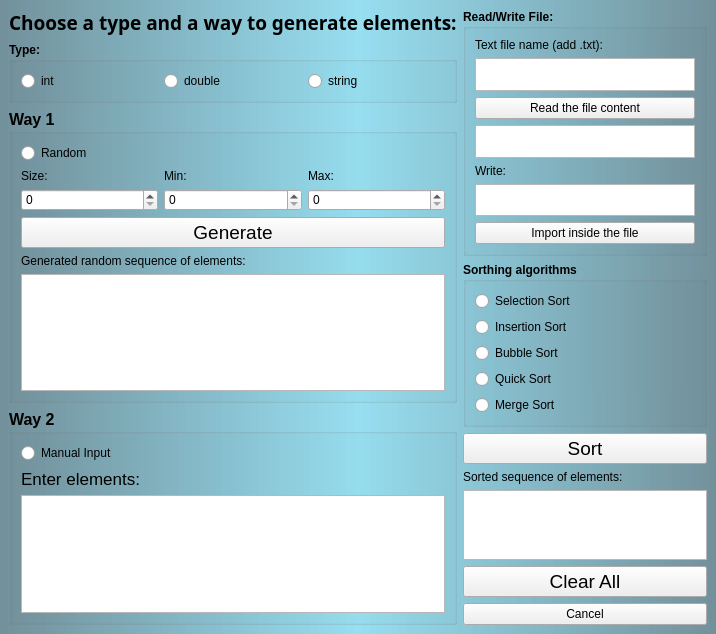
<?xml version="1.0" encoding="UTF-8"?>
<ui version="4.0">
 <class>SortingAlgorithms</class>
 <widget class="QMainWindow" name="SortingAlgorithms">
  <property name="enabled">
   <bool>true</bool>
  </property>
  <property name="geometry">
   <rect>
    <x>0</x>
    <y>0</y>
    <width>716</width>
    <height>634</height>
   </rect>
  </property>
  <property name="minimumSize">
   <size>
    <width>716</width>
    <height>629</height>
   </size>
  </property>
  <property name="mouseTracking">
   <bool>false</bool>
  </property>
  <property name="windowTitle">
   <string>SortingAlgorithms</string>
  </property>
  <property name="styleSheet">
   <string notr="true">QMainWindow{
background-color: qlineargradient(spread:reflect, x1:0.5, y1:0, x2:0, y2:0,stop:0 rgba(91, 204, 233, 100), stop:1 rgba(32, 80, 96,100)); 
}

QLineEdit{
background: white;
color: black;
}

QLabel#lbGenerate{
padding: 0 2px;
color: black;
background: rgba(234, 248, 253,100);
}

QLabel#lbSortedSeq
{
padding: 0 2px;
color: black;
background: rgba(234, 248, 253,100);
}
QTextBrowser#textB_Generate
{
rgba(234, 248, 253,100);
}
</string>
  </property>
  <widget class="QWidget" name="centralwidget">
   <layout class="QVBoxLayout" name="verticalLayout_4">
    <item>
     <layout class="QGridLayout" name="gridLayout_the_whole_design">
      <item row="0" column="1">
       <layout class="QGridLayout" name="gridLayout_rightpart">
        <item row="1" column="0">
         <widget class="QGroupBox" name="groupBox_sortingalgos">
          <property name="minimumSize">
           <size>
            <width>142</width>
            <height>0</height>
           </size>
          </property>
          <property name="font">
           <font>
            <weight>75</weight>
            <bold>true</bold>
           </font>
          </property>
          <property name="title">
           <string>Sorthing algorithms</string>
          </property>
          <layout class="QVBoxLayout" name="verticalLayout_2">
           <item>
            <layout class="QVBoxLayout" name="verticalLayout1_2">
             <item>
              <widget class="QRadioButton" name="rbSelectionS">
               <property name="text">
                <string>Selection Sort</string>
               </property>
               <attribute name="buttonGroup">
                <string notr="true">Sorting_algos_RbGroup</string>
               </attribute>
              </widget>
             </item>
             <item>
              <widget class="QRadioButton" name="rbInsertionS">
               <property name="text">
                <string>Insertion Sort</string>
               </property>
               <attribute name="buttonGroup">
                <string notr="true">Sorting_algos_RbGroup</string>
               </attribute>
              </widget>
             </item>
             <item>
              <widget class="QRadioButton" name="rbBubbleS">
               <property name="enabled">
                <bool>true</bool>
               </property>
               <property name="text">
                <string>Bubble Sort</string>
               </property>
               <attribute name="buttonGroup">
                <string notr="true">Sorting_algos_RbGroup</string>
               </attribute>
              </widget>
             </item>
             <item>
              <widget class="QRadioButton" name="rbQuickS">
               <property name="text">
                <string>Quick Sort</string>
               </property>
               <attribute name="buttonGroup">
                <string notr="true">Sorting_algos_RbGroup</string>
               </attribute>
              </widget>
             </item>
             <item>
              <widget class="QRadioButton" name="rbMegeS">
               <property name="text">
                <string>Merge Sort </string>
               </property>
               <attribute name="buttonGroup">
                <string notr="true">Sorting_algos_RbGroup</string>
               </attribute>
              </widget>
             </item>
            </layout>
           </item>
          </layout>
         </widget>
        </item>
        <item row="7" column="0">
         <widget class="QPushButton" name="btnCancel">
          <property name="text">
           <string>Cancel</string>
          </property>
         </widget>
        </item>
        <item row="4" column="0">
         <widget class="QTextBrowser" name="textBrowser_sortedSeq"/>
        </item>
        <item row="3" column="0">
         <widget class="QLabel" name="label_2">
          <property name="text">
           <string>Sorted sequence of elements:</string>
          </property>
         </widget>
        </item>
        <item row="6" column="0">
         <widget class="QPushButton" name="btnClear">
          <property name="font">
           <font>
            <family>Arial</family>
            <pointsize>14</pointsize>
            <weight>50</weight>
            <bold>false</bold>
           </font>
          </property>
          <property name="styleSheet">
           <string notr="true"/>
          </property>
          <property name="text">
           <string>Clear All</string>
          </property>
         </widget>
        </item>
        <item row="2" column="0">
         <widget class="QPushButton" name="btnSort">
          <property name="font">
           <font>
            <family>Arial</family>
            <pointsize>14</pointsize>
           </font>
          </property>
          <property name="text">
           <string>Sort</string>
          </property>
         </widget>
        </item>
        <item row="5" column="0">
         <spacer name="verticalSpacer_between_Sort_ClearAll">
          <property name="orientation">
           <enum>Qt::Vertical</enum>
          </property>
          <property name="sizeHint" stdset="0">
           <size>
            <width>20</width>
            <height>40</height>
           </size>
          </property>
         </spacer>
        </item>
        <item row="0" column="0">
         <widget class="QGroupBox" name="groupBox">
          <property name="font">
           <font>
            <family>Arial</family>
            <weight>75</weight>
            <bold>true</bold>
           </font>
          </property>
          <property name="title">
           <string>Read/Write File:</string>
          </property>
          <layout class="QGridLayout" name="gridLayout">
           <item row="0" column="0">
            <widget class="QLabel" name="label_5">
             <property name="text">
              <string>Text file name (add .txt):</string>
             </property>
            </widget>
           </item>
           <item row="1" column="0">
            <widget class="QTextEdit" name="textEdit_File_Name"/>
           </item>
           <item row="2" column="0">
            <widget class="QPushButton" name="pushButton_2">
             <property name="text">
              <string>Read the file content</string>
             </property>
            </widget>
           </item>
           <item row="3" column="0">
            <widget class="QTextBrowser" name="textBrowser_File_Read"/>
           </item>
           <item row="4" column="0">
            <widget class="QLabel" name="label_4">
             <property name="text">
              <string>Write:</string>
             </property>
            </widget>
           </item>
           <item row="5" column="0">
            <widget class="QTextEdit" name="textEdit_File_Write"/>
           </item>
           <item row="6" column="0">
            <widget class="QPushButton" name="pushButton">
             <property name="text">
              <string>Import inside the file</string>
             </property>
            </widget>
           </item>
          </layout>
         </widget>
        </item>
       </layout>
      </item>
      <item row="0" column="0">
       <layout class="QGridLayout" name="gridLayout_leftpart">
        <item row="3" column="0">
         <widget class="QGroupBox" name="groupBox_way2_minput">
          <property name="font">
           <font>
            <pointsize>12</pointsize>
            <weight>75</weight>
            <bold>true</bold>
           </font>
          </property>
          <property name="title">
           <string>Way 2</string>
          </property>
          <layout class="QVBoxLayout" name="verticalLayout_3">
           <item>
            <widget class="QRadioButton" name="rbMinput">
             <property name="text">
              <string>Manual Input</string>
             </property>
             <attribute name="buttonGroup">
              <string notr="true">Rand_or_Input_RbGroup</string>
             </attribute>
            </widget>
           </item>
           <item>
            <widget class="QLabel" name="label_10">
             <property name="font">
              <font>
               <pointsize>13</pointsize>
              </font>
             </property>
             <property name="text">
              <string>Enter elements:</string>
             </property>
            </widget>
           </item>
           <item>
            <widget class="QTextEdit" name="textE_Minput"/>
           </item>
          </layout>
         </widget>
        </item>
        <item row="2" column="0">
         <widget class="QGroupBox" name="groupBox_way1_random">
          <property name="font">
           <font>
            <pointsize>12</pointsize>
            <weight>75</weight>
            <bold>true</bold>
           </font>
          </property>
          <property name="title">
           <string>Way 1</string>
          </property>
          <layout class="QVBoxLayout" name="verticalLayout">
           <item>
            <widget class="QRadioButton" name="rbRandom">
             <property name="text">
              <string>Random</string>
             </property>
             <attribute name="buttonGroup">
              <string notr="true">Rand_or_Input_RbGroup</string>
             </attribute>
            </widget>
           </item>
           <item>
            <layout class="QGridLayout" name="gridLayout_Size_Min_Max">
             <item row="1" column="2">
              <widget class="QSpinBox" name="spinBox_Max">
               <property name="minimum">
                <number>0</number>
               </property>
               <property name="maximum">
                <number>1000000</number>
               </property>
               <property name="value">
                <number>0</number>
               </property>
              </widget>
             </item>
             <item row="1" column="0">
              <widget class="QSpinBox" name="spinBox_Size">
               <property name="maximum">
                <number>1000000</number>
               </property>
              </widget>
             </item>
             <item row="0" column="2">
              <widget class="QLabel" name="label_13">
               <property name="text">
                <string>Max:</string>
               </property>
              </widget>
             </item>
             <item row="0" column="0">
              <widget class="QLabel" name="label_11">
               <property name="text">
                <string>Size:</string>
               </property>
              </widget>
             </item>
             <item row="1" column="1">
              <widget class="QSpinBox" name="spinBox_Min">
               <property name="maximum">
                <number>999999</number>
               </property>
              </widget>
             </item>
             <item row="0" column="1">
              <widget class="QLabel" name="label_12">
               <property name="text">
                <string>Min:</string>
               </property>
              </widget>
             </item>
            </layout>
           </item>
           <item>
            <widget class="QPushButton" name="btnGenerate_randSeq">
             <property name="font">
              <font>
               <family>Arial</family>
               <pointsize>14</pointsize>
              </font>
             </property>
             <property name="styleSheet">
              <string notr="true"/>
             </property>
             <property name="text">
              <string>Generate</string>
             </property>
            </widget>
           </item>
           <item>
            <widget class="QLabel" name="label">
             <property name="text">
              <string>Generated random sequence of elements:</string>
             </property>
            </widget>
           </item>
           <item>
            <widget class="QTextBrowser" name="textBrowser_randSeq"/>
           </item>
          </layout>
         </widget>
        </item>
        <item row="0" column="0">
         <widget class="QLabel" name="label_0">
          <property name="font">
           <font>
            <family>Arial Black</family>
            <pointsize>14</pointsize>
            <weight>75</weight>
            <bold>true</bold>
           </font>
          </property>
          <property name="text">
           <string>Choose a type and a way to generate elements:</string>
          </property>
         </widget>
        </item>
        <item row="1" column="0">
         <widget class="QGroupBox" name="groupBox_types">
          <property name="font">
           <font>
            <weight>75</weight>
            <bold>true</bold>
           </font>
          </property>
          <property name="title">
           <string>Type:</string>
          </property>
          <layout class="QHBoxLayout" name="horizontalLayout_2">
           <item>
            <widget class="QRadioButton" name="rbInt">
             <property name="text">
              <string>int</string>
             </property>
             <attribute name="buttonGroup">
              <string notr="true">Types_int_double_str_RbGroup</string>
             </attribute>
            </widget>
           </item>
           <item>
            <widget class="QRadioButton" name="rbDouble">
             <property name="text">
              <string>double</string>
             </property>
             <attribute name="buttonGroup">
              <string notr="true">Types_int_double_str_RbGroup</string>
             </attribute>
            </widget>
           </item>
           <item>
            <widget class="QRadioButton" name="rbStr">
             <property name="text">
              <string>string</string>
             </property>
             <attribute name="buttonGroup">
              <string notr="true">Types_int_double_str_RbGroup</string>
             </attribute>
            </widget>
           </item>
          </layout>
         </widget>
        </item>
       </layout>
      </item>
     </layout>
    </item>
   </layout>
  </widget>
 </widget>
 <resources/>
 <connections>
  <connection>
   <sender>btnCancel</sender>
   <signal>clicked()</signal>
   <receiver>SortingAlgorithms</receiver>
   <slot>close()</slot>
   <hints>
    <hint type="sourcelabel">
     <x>622</x>
     <y>530</y>
    </hint>
    <hint type="destinationlabel">
     <x>128</x>
     <y>543</y>
    </hint>
   </hints>
  </connection>
 </connections>
 <buttongroups>
  <buttongroup name="Rand_or_Input_RbGroup"/>
  <buttongroup name="Sorting_algos_RbGroup"/>
  <buttongroup name="Types_int_double_str_RbGroup"/>
 </buttongroups>
</ui>
